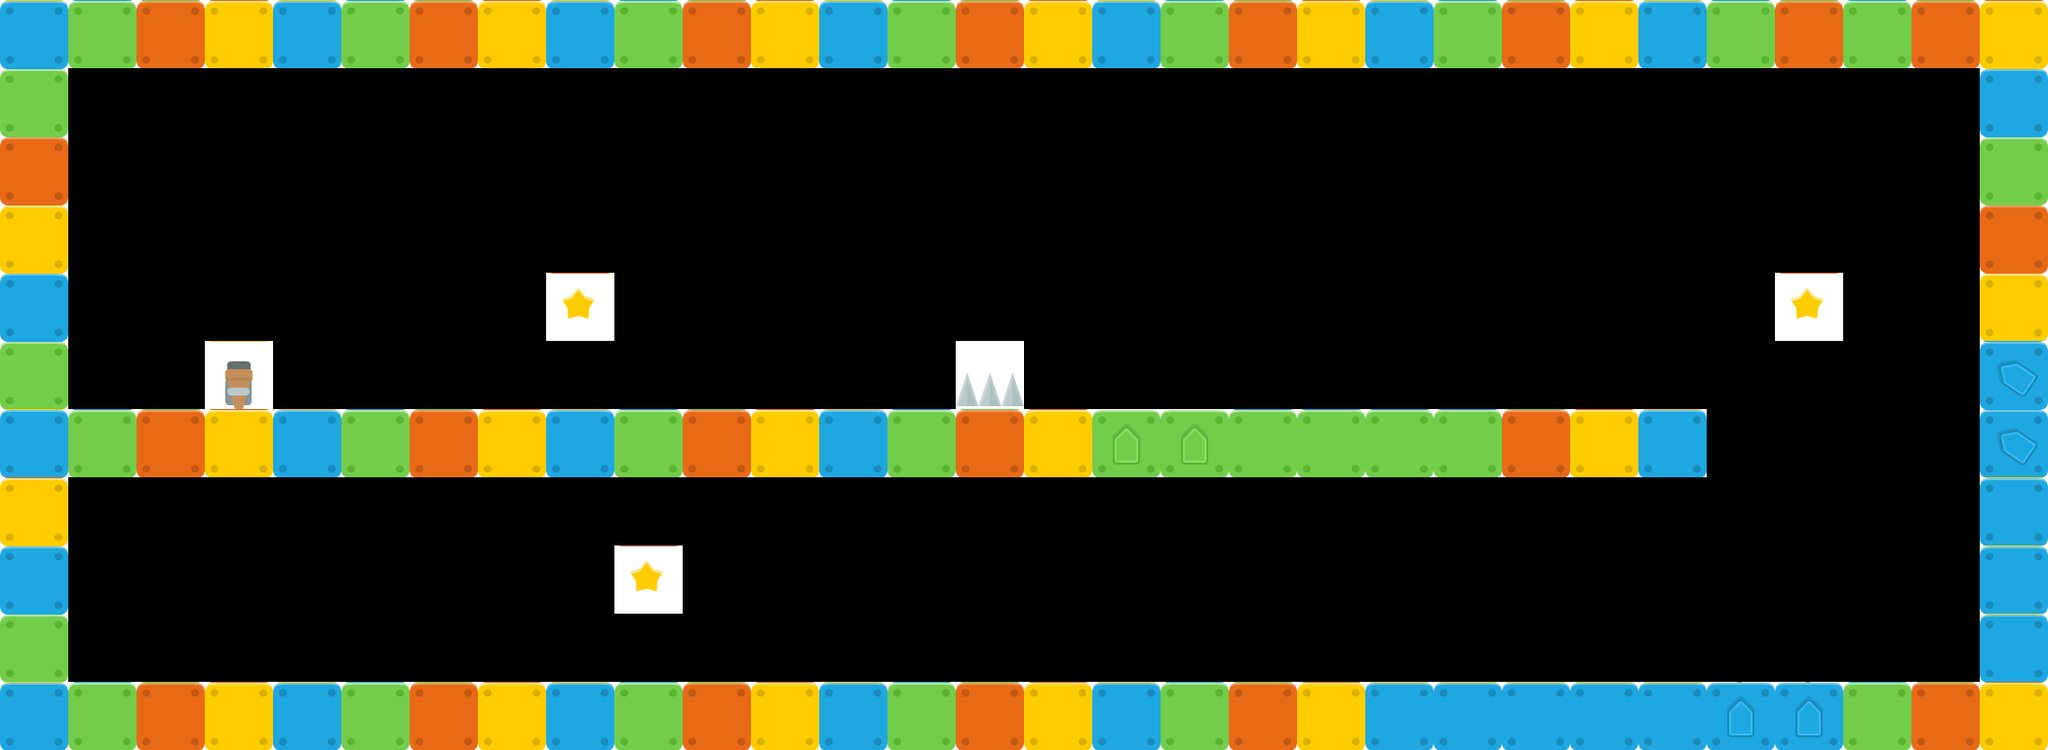

The image is a tile-based game level rendered from a .tmx file. Its description and source (layers, tilesets, objects; grid data summarised) follow:
An orthogonal 30x11 tile map with 70x70 px tiles, 1 tile layer (tilesLayer).

<map version="1.0" orientation="orthogonal" width="30" height="11" tilewidth="70" tileheight="70">
 <properties>
  <property name="playerX" value="1" />
  <property name="playerY" value="1" />
 </properties>
 <tileset firstgid="1" source="tilesheet.tsx" />
 <layer name="tilesLayer" width="30" height="11">
  <data>[330 cells, 107 non-empty, 10 distinct tile ids]</data>
 </layer>
</map>
